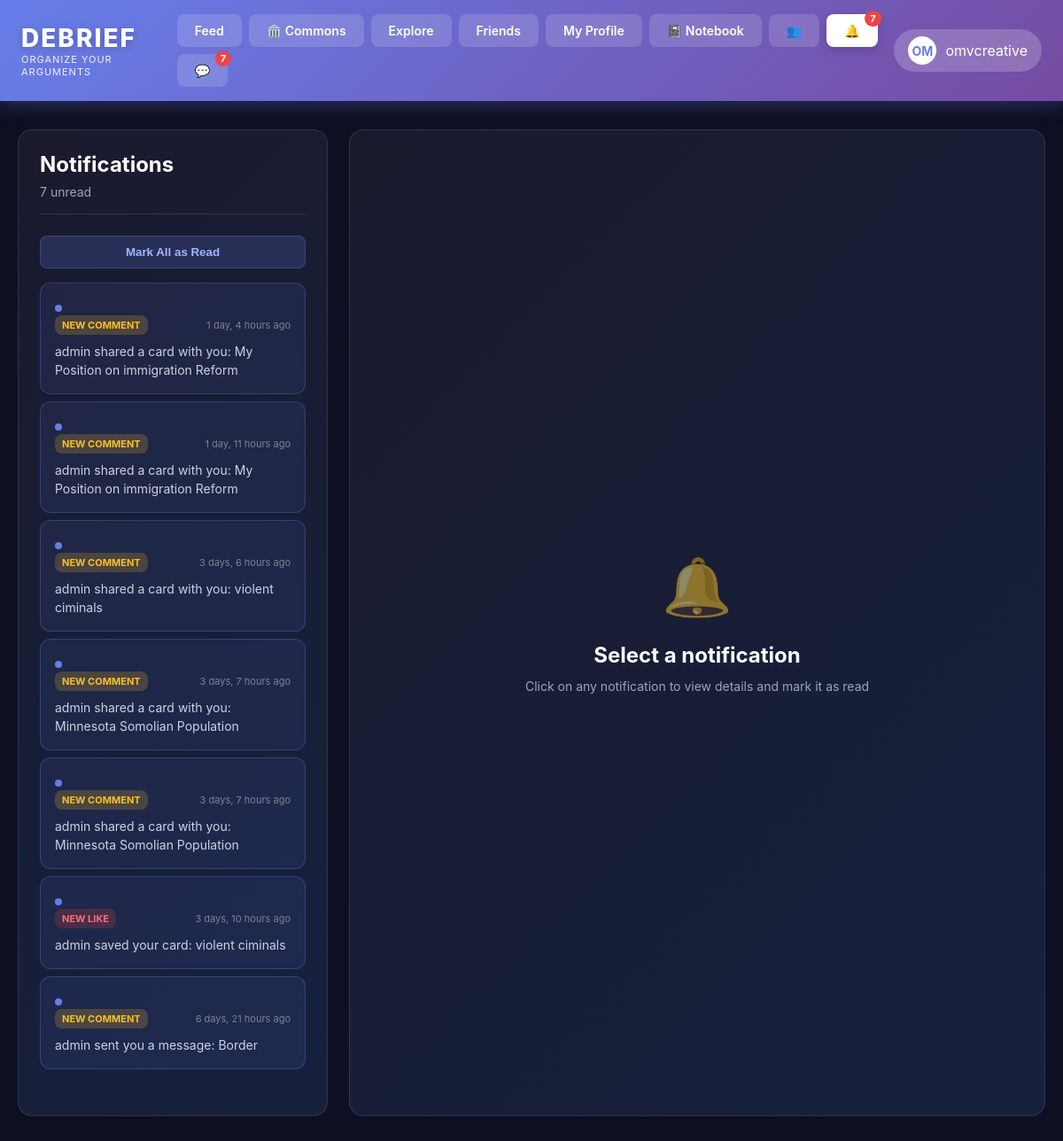
The app's page /notifications/ (signed in) with its own data.
### cards/models.py (models this page shows, shortened)
class Notification(models.Model):
    NOTIFICATION_TYPES = [
        ('follow', 'New Follower'),
        ('card', 'New Card from Following'),
        ('comment', 'New Comment'),
        ('like', 'New Like'),
    ]
    recipient = models.ForeignKey(User, on_delete=models.CASCADE, related_name='notifications')
    sender = models.ForeignKey(User, on_delete=models.CASCADE, related_name='sent_notifications', null=True, blank=True)
    notification_type = models.CharField(max_length=20, choices=NOTIFICATION_TYPES)
    card = models.ForeignKey(Card, on_delete=models.CASCADE, null=True, blank=True)
    message = models.CharField(max_length=255)
    is_read = models.BooleanField(default=False)
    created_at = models.DateTimeField(auto_now_add=True)
    class Meta:
        ordering = ['-created_at']

### cards/views.py (the view)
# urls.py: path('notifications/', views.notifications, name='notifications'),
@login_required
def notifications(request):
    user_notifications = Notification.objects.filter(recipient=request.user)
    unread_count = user_notifications.filter(is_read=False).count()
    context = {
        'notifications': user_notifications[:50],
        'unread_count': unread_count,
    }
    return render(request, 'cards/notifications.html', context)

### cards/templates/cards/notifications.html (shortened to what this page needs)
{% extends 'cards/base.html' %}
{% block nav_notifications %}active{% endblock %}
{% block content %}
<div class="container">
    <div class="notifications-container">
        <div class="notifications-sidebar">
            <div class="sidebar-header">
                <h2 class="sidebar-title">Notifications</h2>
                <p class="unread-count">{{ unread_count }} unread</p>
            </div>
            {% if unread_count > 0 %}
            <form method="POST" action="{% url 'mark_all_notifications_read' %}">
                <button type="submit" class="mark-all-read-btn">Mark All as Read</button>
            </form>
            {% endif %}
            <div class="notification-list">
                {% for notification in notifications %}
                {% if notification.notification_type == 'follow' and 'friend request' in notification.message|lower %}
                <div class="notification-item {% if not notification.is_read %}unread{% endif %}">
                {% else %}
                <a href="{% url 'mark_notification_read' notification.id %}" class="notification-item {% if not notification.is_read %}unread{% endif %}">
                {% endif %}
                    <div class="notification-header">
                        <span class="notification-type {{ notification.notification_type }}">{{ notification.get_notification_type_display }}</span>
                        <span class="notification-time">{{ notification.created_at|timesince }} ago</span>
                    </div>
                    <div class="notification-message">{{ notification.message }}</div>
                    {% if notification.notification_type == 'follow' and 'friend request' in notification.message|lower %}
                        <div style="margin-top: 12px; display: flex; gap: 8px;">
                            <a href="{% url 'friend_requests' %}" style="padding: 6px 12px; background: linear-gradient(135deg, #10b981 0%, #059669 100%); color: white; border-radius: 6px; text-decoration: none; font-size: 12px; font-weight: 600;">View Requests</a>
                        </div>
                    </div>
                    {% else %}
                </a>
                    {% endif %}
                {% empty %}
                <div style="text-align: center; color: #808090; padding: 40px 20px;">
                    No notifications yet
                </div>
                {% endfor %}
            </div>
        </div>
        <div class="notifications-main">
            <div class="empty-state">
                <div class="empty-icon">🔔</div>
                <div class="empty-title">Select a notification</div>
                <div class="empty-subtitle">Click on any notification to view details and mark it as read</div>
            </div>
        </div>
    </div>
</div>
{% endblock %}

### cards/templates/cards/base.html (shortened to what this page needs)
<!DOCTYPE html>
<html lang="en">
<head>
</head>
<body>
    <nav class="navbar">
        <div class="logo-container">
            <div>
                <a href="/" class="logo">DEBRIEF</a>
                <div class="logo-tagline">Organize Your Arguments</div>
            </div>
        </div>
        <div class="nav-tabs">
            <a href="/" class="nav-tab {% block nav_feed %}{% endblock %}">Feed</a>
            <a href="{% url 'commons' %}" class="nav-tab">🏛️ Commons</a>
            <a href="{% url 'explore' %}" class="nav-tab {% block nav_explore %}{% endblock %}">Explore</a>
            {% if user.is_authenticated %}
            <a href="{% url 'friends_feed' %}" class="nav-tab {% block nav_friends %}{% endblock %}">Friends</a>
            <a href="{% url 'user_dashboard' %}" class="nav-tab {% block nav_dashboard %}{% endblock %}">My Profile</a>
            <a href="{% url 'notebook' %}" class="nav-tab">📓 Notebook</a>
            <a href="{% url 'friend_requests' %}" class="nav-tab" style="position: relative;">
                👥
            </a>
            <a href="{% url 'notifications' %}" class="nav-tab {% block nav_notifications %}{% endblock %}" style="position: relative;">
                🔔
                <span class="notification-badge" id="notificationBadge">0</span>
            </a>
            <a href="{% url 'conversations_list' %}" class="nav-tab {% block nav_messages %}{% endblock %}" style="position: relative;">
                💬
                <span class="notification-badge" id="messageBadge">0</span>
            </a>
            {% endif %}
        </div>
        {% if user.is_authenticated %}
        <div class="user-badge">
            <div class="user-avatar">{{ user.username|slice:":2"|upper }}</div>
            <span>{{ user.username }}</span>
        </div>
        {% else %}
        <div style="display: flex; gap: 8px;">
            <a href="{% url 'account_login' %}" class="nav-tab">Login</a>
            <a href="{% url 'account_signup' %}" class="nav-tab">Sign Up</a>
        </div>
        {% endif %}
    </nav>
    {% block content %}{% endblock %}
</body>
</html>

### records on screen
Notification: notification_type "NEW COMMENT", created_at "1 day, 4 hours", message "admin shared a card with you: My Position on immigration Reform"
Notification: notification_type "NEW COMMENT", created_at "1 day, 11 hours", message "admin shared a card with you: My Position on immigration Reform"
Notification: notification_type "NEW COMMENT", created_at "3 days, 6 hours", message "admin shared a card with you: violent ciminals"
Notification: notification_type "NEW COMMENT", created_at "3 days, 7 hours", message "admin shared a card with you: Minnesota Somolian Population"
Notification: notification_type "NEW COMMENT", created_at "3 days, 7 hours", message "admin shared a card with you: Minnesota Somolian Population"
Notification: notification_type "NEW LIKE", created_at "3 days, 10 hours", message "admin saved your card: violent ciminals"
Notification: notification_type "NEW COMMENT", created_at "6 days, 21 hours", message "admin sent you a message: Border"

### other values on screen
{{ user.username|slice:":2"|upper }} "OM"
{{ user.username }} "omvcreative"
{{ unread_count }} "7"
